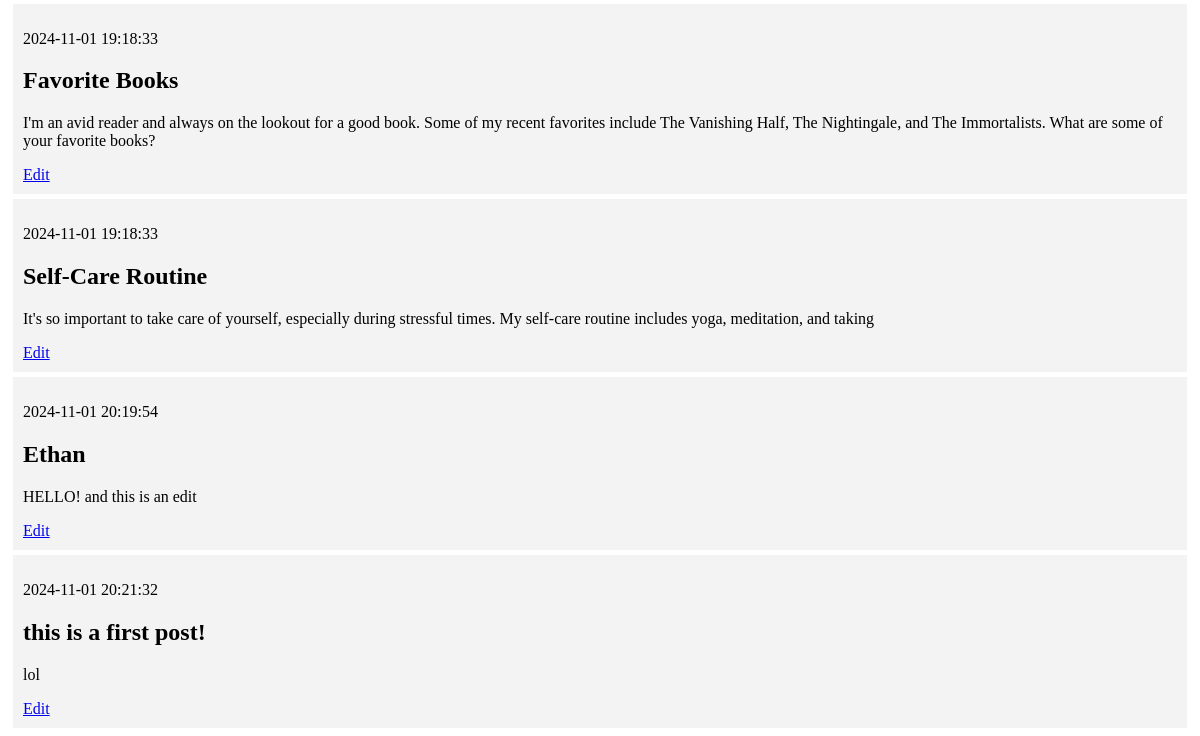
Before: / (lower part) with the older database file.
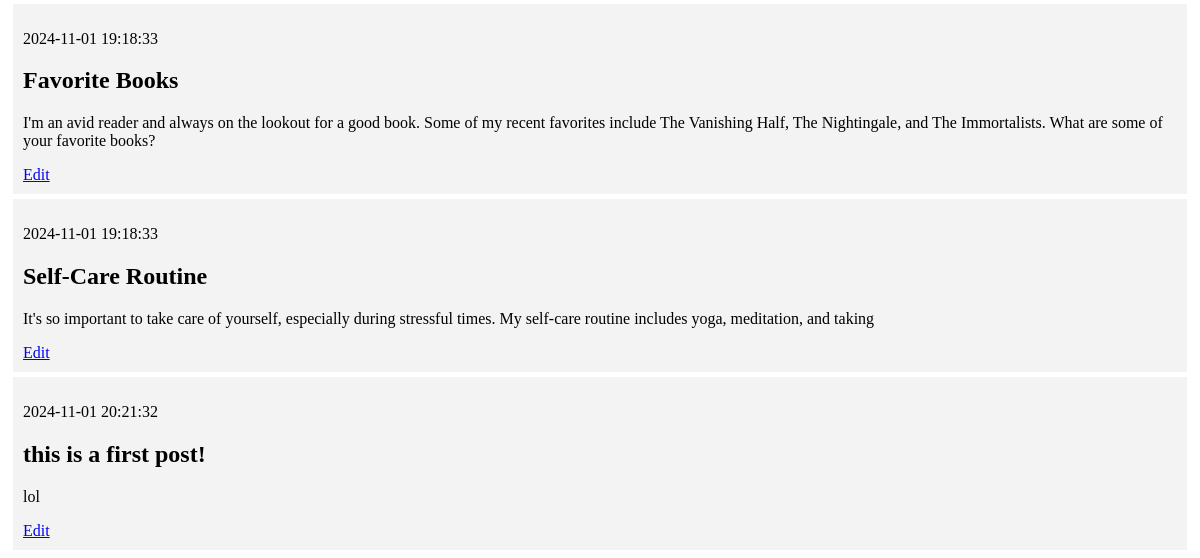
After: the same page with the newer database file.
### tables this page shows
CREATE TABLE posts (
    id INTEGER PRIMARY KEY AUTOINCREMENT,
    created TIMESTAMP NOT NULL DEFAULT CURRENT_TIMESTAMP,
    title TEXT NOT NULL,
    content TEXT NOT NULL
);

### app.py (the view)
@app.route('/')
def index():
    conn=  get_db_connection()
    posts = conn.execute('SELECT * FROM posts').fetchall()
    conn.close()
    return render_template('index.html', posts=posts)

### app.py (called while the page is built)
def get_db_connection():
    conn = sqlite3.connect('database.db')
    conn.row_factory = sqlite3.Row
    return conn

### templates/index.html (shortened to what this page needs)
{% extends 'base.html' %}
{% block content %}
    {% for post in posts %}
        <div class='post'>
            <p>{{ post['created'] }}</p>
            <h2>{{ post['title'] }}</h2>
            <p>{{ post['content'] }}</p>
            <a href="{{ url_for('edit', id=post['id']) }}">Edit</a>
        </div>
    {% endfor %}
{% endblock %}

### templates/base.html (shortened to what this page needs)
<!DOCTYPE html>
<html lang="en">
<head>
</head>
<body>
    <div class="content">
        {% block content %} {% endblock %}
    </div>
</body>
</html>

### templates/base.html (style rules this page uses)
.post { padding: 10px; margin: 5px; background-color: #f3f3f3 }

Changed rows visible on the page:
removed posts: created "2024-11-01 20:19:54", title "Ethan", content "HELLO! and this is an edit"
